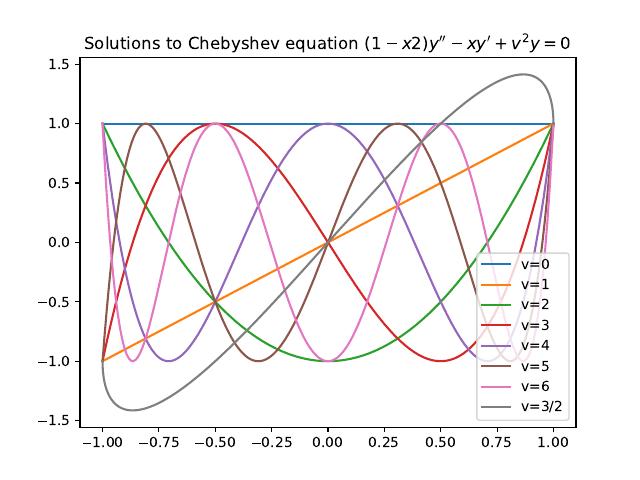

The script that saved this image:
from scipy.integrate import solve_ivp
import matplotlib.pyplot as plt
import numpy as np


def cheb(v):
    def f(x, state):
        y, y_p = state
        return [y_p, (x*y_p-(v**2)*y)/(1-x**2)]
    
    if v%2 == 0:
        state = np.array([1, 0])
    else:
        state = np.array([0, 1])


    soln = solve_ivp(f, (0.0, 1.0), state, method='Radau', max_step=0.01)
    y, _ = soln.y
    scalar = 1/y[-1]

    f = 1 if v%2 == 0 else -1

    return np.hstack([-np.flip(soln.t), soln.t]), np.hstack([f*np.flip(y*scalar), y*scalar])

fig, ax = plt.subplots()

for i in range(7):
    x, y = cheb(i)

    ax.plot(x, y, label=f"v={i}")

x, y = cheb(3/2)

ax.plot(x, y, label=f"v=3/2")
print("For v=3/2 the curve bends and does not look orthogonal to the others.")

ax.set_title(r"Solutions to Chebyshev equation $(1-x2)y'' -xy' +v^2y =0$")
ax.legend()
fig.savefig("Q5.pdf")
plt.show()
